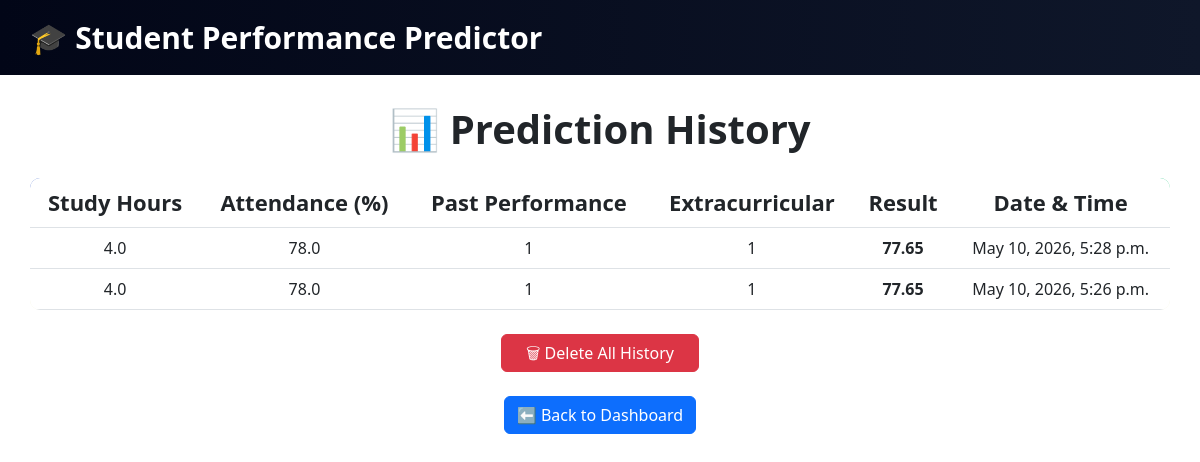
/history/ (signed in), run on the app's committed database.
### predictor/models.py (models this page shows, shortened)
class Prediction(models.Model):
    user = models.ForeignKey(User, on_delete=models.CASCADE)
    study_hours = models.FloatField()
    attendance = models.FloatField()
    past_performance = models.CharField(max_length=50)
    extracurricular = models.CharField(max_length=50)
    result = models.FloatField()
    timestamp = models.DateTimeField(auto_now_add=True)
    from django.db import models

### predictor/views.py (the view)
# urls.py: path('history/', views.history, name='history'),
@login_required
def history(request):
    data = Prediction.objects.filter(user=request.user).order_by('-timestamp')
    return render(request, 'user/history.html', {'data': data})

### templates/user/history.html (shortened to what this page needs)
<!DOCTYPE html>
<html>
<head>
    <link href="https://cdn.jsdelivr.net/npm/bootstrap@5.3.0/dist/css/bootstrap.min.css" rel="stylesheet">
</head>
<body>
    <div class="navbar-custom">
        <div>🎓 Student Performance Predictor</div>
    </div>
    <div class="container-fluid">
        <h1>📊 Prediction History</h1>
        <div class="table-responsive">
            <table class="table table-hover">
                <thead>
                    <tr>
                        <th>Study Hours</th>
                        <th>Attendance (%)</th>
                        <th>Past Performance</th>
                        <th>Extracurricular</th>
                        <th>Result</th>
                        <th>Date & Time</th>
                    </tr>
                </thead>
                <tbody>
                    {% for i in data %}
                    <tr>
                        <td>{{ i.study_hours }}</td>
                        <td>{{ i.attendance }}</td>
                        <td>{{ i.past_performance }}</td>
                        <td>{{ i.extracurricular }}</td>
                        <td class="{% if i.result > 60 %}good{% else %}bad{% endif %}">
                            {{ i.result }}
                        </td>
                        <td>{{ i.timestamp }}</td>
                    </tr>
                    {% endfor %}
                </tbody>
            </table>
            <div class="text-center mt-4">
                <form method="POST" action="{% url 'delete_history' %}">
                    <button type="submit" class="btn btn-danger px-4" onclick="return confirm('Are you sure you want to delete all history?')">
                        🗑 Delete All History
                    </button>
                </form>
            </div>
        </div>
        <div class="text-center mt-4">
            <a href="{% url 'dashboard' %}" class="btn btn-primary">⬅️ Back to Dashboard</a>
        </div>
</body>
</html>

### templates/user/history.html (style rules this page uses)
body { margin: 0; font-family: 'Segoe UI'; background: white; }
.navbar-custom { background: linear-gradient(90deg, #020617, #0f172a); color: white; padding: 15px 30px; font-size: 30px; font-weight: bold; display: flex; justify-content: space-between; align-items: center; }
.container-fluid { padding: 30px; }
h1 { text-align: center; margin-bottom: 25px; font-weight: bold; }
table { background: beige; border-radius: 10px; overflow: hidden; }
thead { background: linear-gradient(90deg, #4e73df, #1cc88a); color: white; }
th { text-align: center; padding: 14px; font-size: 22px; }
td { text-align: center; padding: 12px; font-size: 16px; }
.good { color: #1cc88a; font-weight: bold; }

### data on the page
Prediction: study_hours "4.0", attendance "78.0", past_performance "1", extracurricular "1", result "77.65", timestamp "May 10, 2026, 5:28 p.m."
Prediction: study_hours "4.0", attendance "78.0", past_performance "1", extracurricular "1", result "77.65", timestamp "May 10, 2026, 5:26 p.m."
